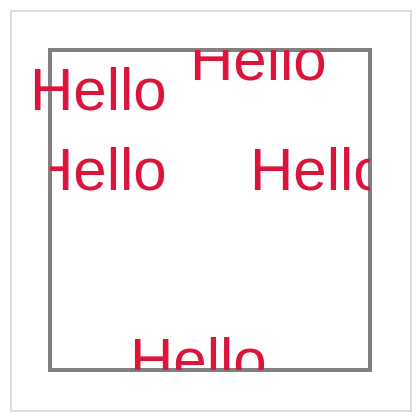

Write the Vega-Lite specification saved for this chart.
### Vega specification from a JSON file in a GitHub repository (floating-point values rounded to 4 significant figures)
{"$schema": "https://vega.github.io/schema/vega/v5.json", "description": "A simple bar chart with embedded data.", "background": "white", "padding": 5, "height": 200, "width": 200, "style": "cell", "marks": [{"type": "group", "encode": {"update": {"x": {"value": 20}, "y": {"value": 20}, "width": {"value": 160}, "height": {"value": 160}, "stroke": {"value": "gray"}, "strokeWidth": {"value": 2}}}, "marks": [{"type": "text", "encode": {"update": {"fill": {"value": "crimson"}, "text": {"value": "Hello"}, "fontSize": {"value": 30}, "x": {"value": -10}, "width": {"value": 50}, "y": {"value": 30}, "height": {"value": 50}}}}, {"type": "text", "clip": true, "encode": {"update": {"fill": {"value": "crimson"}, "text": {"value": "Hello"}, "fontSize": {"value": 30}, "x": {"value": -10}, "y": {"value": 70}}}}, {"type": "text", "clip": true, "encode": {"update": {"fill": {"value": "crimson"}, "text": {"value": "Hello"}, "fontSize": {"value": 30}, "x": {"value": 100}, "y": {"value": 70}}}}, {"type": "text", "clip": true, "encode": {"update": {"fill": {"value": "crimson"}, "text": {"value": "Hello"}, "fontSize": {"value": 30}, "x": {"value": 70}, "width": {"value": 50}, "y": {"value": 15}, "height": {"value": 50}}}}, {"type": "text", "clip": true, "encode": {"update": {"fill": {"value": "crimson"}, "text": {"value": "Hello"}, "fontSize": {"value": 30}, "x": {"value": 40}, "width": {"value": 50}, "y": {"value": 165}, "height": {"value": 50}}}}]}]}
